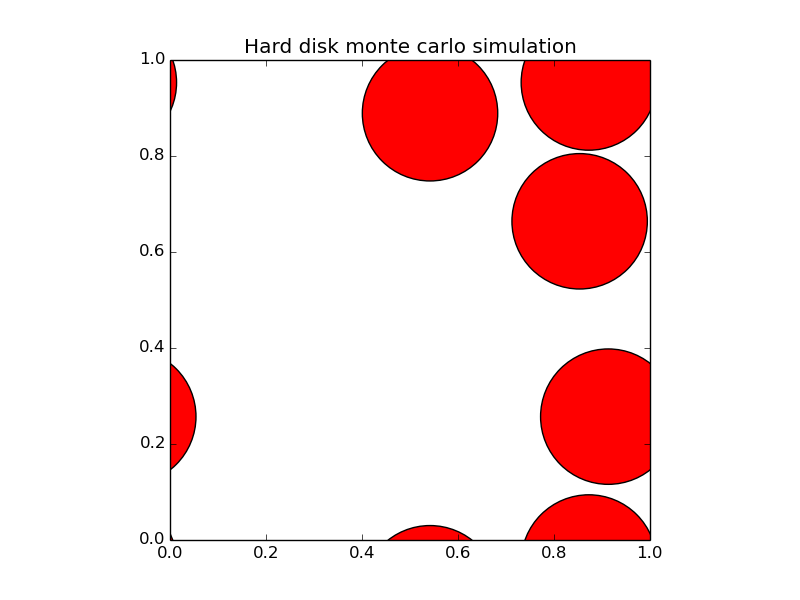

Here is the Python script that generated this plot:
import pylab, random, math

def show_conf(L, sigma, title, fname):
  pylab.axes()

  for [x, y] in L:
    for ix in range(-1, 2):
      for iy in range(-1, 2):
        cir = pylab.Circle((x + ix, y + iy), radius=sigma,  fc='r')
        pylab.gca().add_patch(cir)

  pylab.axis('scaled')
  pylab.title(title)
  pylab.axis([0.0, 1.0, 0.0, 1.0])
  pylab.savefig(fname)
  pylab.show()
  pylab.close()

def dist(x,y):
  d_x = abs(x[0] - y[0]) % 1.0
  d_x = min(d_x, 1.0 - d_x)
  d_y = abs(x[1] - y[1]) % 1.0
  d_y = min(d_y, 1.0 - d_y)

  return  math.sqrt(d_x**2 + d_y**2)

def fold_point(p):
  nx = p[0] % 1.0
  ny = p[1] % 1.0

  return [nx, ny]

L = [[0.25, 0.25], [0.75, 0.25], [0.25, 0.75], [0.75, 0.75]]
eta = 0.25
sigma = math.sqrt(eta / (math.pi * len(L)))
delta = 0.1
n_steps = 1000

for steps in range(n_steps):
  a = random.choice(L)
  b = [a[0] + random.uniform(-delta, delta), a[1] + random.uniform(-delta, delta)]
  min_dist = min(dist(b, c) for c in L if c != a)

  if not (min_dist < 2.0 * sigma):
    a[:] = fold_point(b)

show_conf(L, sigma, 'Hard disk monte carlo simulation', 'b2.png')
